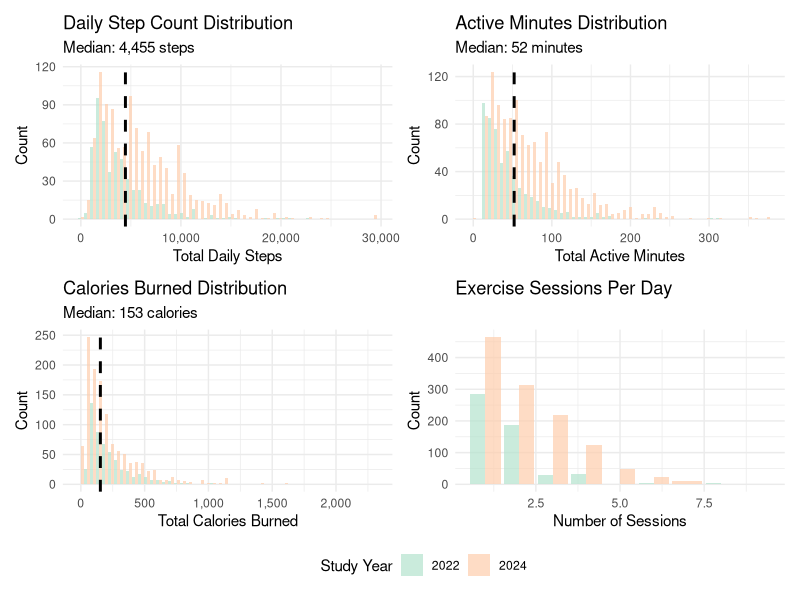
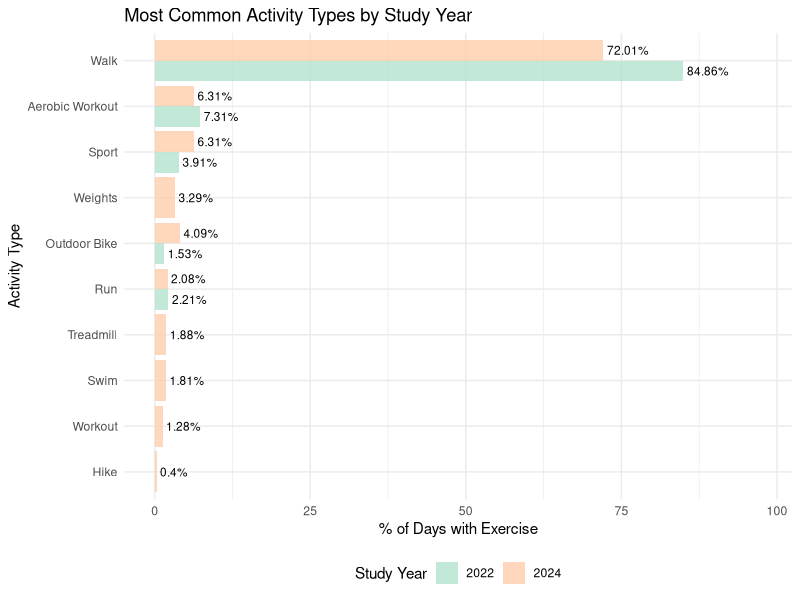
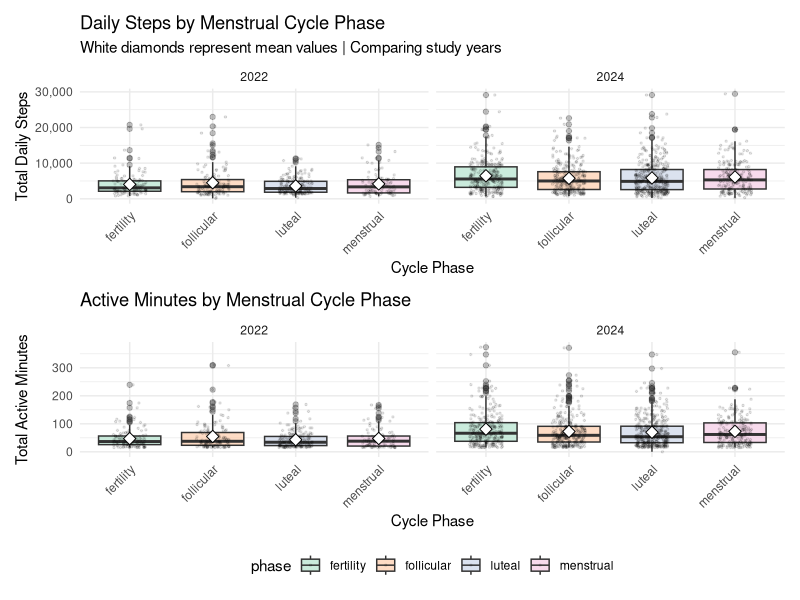
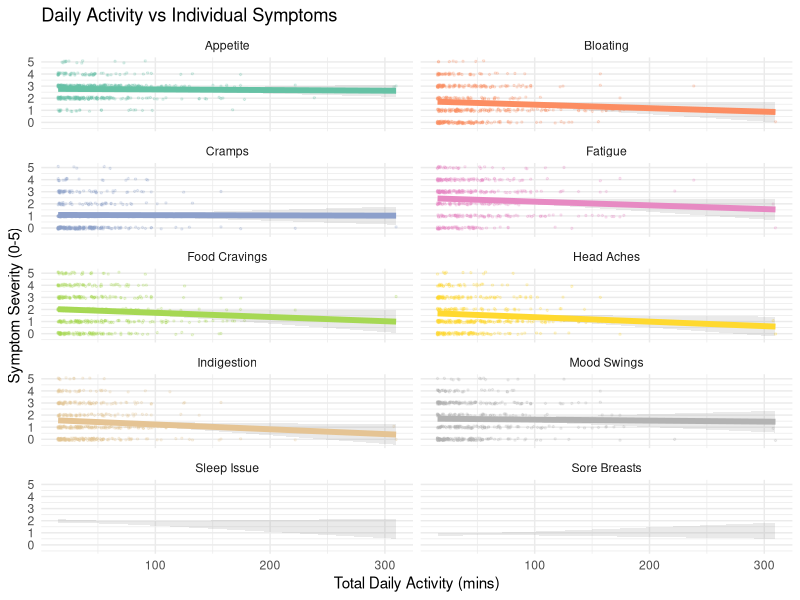

Here is the R script that generated these plots, in order:
## ---- chunk 1
# Loading libraries
library(tidyverse)
library(lme4)
library(lmerTest)
library(broom.mixed)
library(knitr)
library(kableExtra)
library(patchwork)
library(scales)

# Setting plot theme
theme_set(theme_minimal() + theme(legend.position = "bottom"))
options(
  ggplot2.discrete.colour = function(...) scale_colour_brewer(..., palette = "Pastel2"),
  ggplot2.discrete.fill   = function(...) scale_fill_brewer(..., palette = "Pastel2"),

  ggplot2.continuous.colour = function(...) scale_colour_distiller(..., palette = "PuRd"),
  ggplot2.continuous.fill   = function(...) scale_fill_distiller(..., palette = "PuRd")
)
## ---- chunk 2
# Outlier check: Identifying and viewing extreme observations
extreme_obs = read.csv("./clean_data/all_daily_data.csv") |> 
  distinct(id, study_interval, day_in_study, .keep_all = TRUE) |> 
  filter(total_steps >= 50000 | # unlikely to complete more than 50000 steps a day
         total_active_min >= 1440 | # cannot have active exercise minutes for more than 24 hours
         total_calories >= 10000) |> # unlikely to burn more than 10000 calories in a day
  select(id, study_interval, day_in_study, 
         total_steps, total_active_min, total_calories) |> 
  arrange(desc(total_steps))

# Displaying extreme observations
  kable(extreme_obs,
        caption = "Outliers with Extreme Values",
        col.names = c("ID", "Year", "Day", "Steps", "Active Min", 
                     "Calories")) |> 
  kable_styling(bootstrap_options = c("striped", "hover"))
## ---- chunk 3
# Loading data
all_daily_data = read.csv("./clean_data/all_daily_data.csv") |> 
  distinct(id, study_interval, day_in_study, .keep_all = TRUE)

# Exercise descriptives
overall_desc = all_daily_data |> 
  summarise(
    Variable = c("Daily Steps", "Active Minutes/Day", "Calories Burned", 
                 "Exercise Sessions/Day", "Days with Activity (%)"),
    Mean = round(c(mean(total_steps, na.rm = TRUE),
                   mean(total_active_min, na.rm = TRUE),
                   mean(total_calories, na.rm = TRUE),
                   mean(n_sessions, na.rm = TRUE),
                   NA), 2),
    SD = round(c(sd(total_steps, na.rm = TRUE),
                 sd(total_active_min, na.rm = TRUE),
                 sd(total_calories, na.rm = TRUE),
                 sd(n_sessions, na.rm = TRUE),
                 NA), 2),
    Median = round(c(median(total_steps, na.rm = TRUE),
                     median(total_active_min, na.rm = TRUE),
                     median(total_calories, na.rm = TRUE),
                     median(n_sessions, na.rm = TRUE),
                     NA), 2),
    IQR = round(c(IQR(total_steps, na.rm = TRUE),
                  IQR(total_active_min, na.rm = TRUE),
                  IQR(total_calories, na.rm = TRUE),
                  IQR(n_sessions, na.rm = TRUE),
                  NA), 2),
    Percent = round(c(NA, NA, NA, NA,
                      mean(exercised_flag > 0, na.rm = TRUE) * 100), 2)
  )

# Displaying table (and making NAs blank)
overall_desc |> 
  mutate(across(where(is.numeric), ~ifelse(is.na(.), "", .))) |> 
  kable(caption = "Descriptive Statistics: Exercise Metrics",
        align = c("l", "r", "r", "r", "r", "r")) %>%
  kable_styling(bootstrap_options = c("striped", "hover"), full_width = FALSE)
## ---- chunk 4
# Comparison by study year
year_comp = all_daily_data |> 
  group_by(study_interval) |> 
  summarise(
    `N Days` = n(),
    `N Participants` = n_distinct(id),
    `Mean Steps` = round(mean(total_steps, na.rm = TRUE), 2),
    `SD Steps` = round(sd(total_steps, na.rm = TRUE), 2),
    `Mean Active Min` = round(mean(total_active_min, na.rm = TRUE), 2),
    `SD Active Min` = round(sd(total_active_min, na.rm = TRUE), 2),
    `% Days Active` = round(mean(exercised_flag, na.rm = TRUE) * 100, 2)
  ) |> 
  rename(Year = study_interval)

kable(year_comp,
      caption = "Descriptive Statistics: Exercise Metrics by Study Year",
      align = c("c", rep("r", 7))) %>%
  kable_styling(bootstrap_options = c("striped", "hover"), full_width = FALSE)
## ---- chunk 5
# Symptom descriptives
symptom_desc = all_daily_data |> 
  summarise(
    across(c(appetite_score, headaches_score, cramps_score, sorebreasts_score, fatigue_score, sleepissue_score, moodswing_score, foodcravings_score, indigestion_score, bloating_score),
           list(mean = ~mean(.x, na.rm = TRUE),
                sd = ~sd(.x, na.rm = TRUE),
                median = ~median(.x, na.rm = TRUE)),
           .names = "{.col}_{.fn}")
  ) |> 
  pivot_longer(everything(),
               names_to = c("symptom", ".value"),
               names_pattern = "(.+)_score_(.+)") |> 
  mutate(
    symptom = str_to_title(str_replace_all(symptom, "_", " ")),
    across(where(is.numeric), ~round(.x, 2))
  ) |> 
  # Alphabetical order
  arrange(symptom)

kable(symptom_desc,
      col.names = c("Symptom", "Mean", "SD", "Median"),
      caption = "Descriptive Statistics: Symptom Severity (Scale: 0 = None, 5 = Very High)",
      align = c("l", "r", "r", "r")) %>%
  kable_styling(bootstrap_options = c("striped", "hover"), full_width = FALSE)
## ---- chunk 6

exercise_analysis = all_daily_data

# Distribution of daily step count
p1 = ggplot(exercise_analysis |> filter(total_steps > 0, total_steps < 50000), 
             aes(x = total_steps, fill = factor(study_interval))) +
  geom_histogram(bins = 50, alpha = 0.7, position = "dodge") +
  geom_vline(xintercept = median(exercise_analysis$total_steps[exercise_analysis$total_steps > 0], na.rm = TRUE),
             linetype = "dashed", color = "black", linewidth = 1) +
  labs(title = "Daily Step Count Distribution",
       subtitle = paste("Median:", 
                       scales::comma(round(median(exercise_analysis$total_steps[exercise_analysis$total_steps > 0], na.rm = TRUE))), 
                       "steps"),
       x = "Total Daily Steps",
       y = "Count",
       fill = "Study Year") +
  scale_x_continuous(labels = scales::comma)

# Active minutes distribution
p2 = ggplot(exercise_analysis |> filter(total_active_min > 0), 
             aes(x = total_active_min, fill = factor(study_interval))) +
  geom_histogram(bins = 50, alpha = 0.7, position = "dodge") +
  geom_vline(xintercept = median(exercise_analysis$total_active_min[exercise_analysis$total_active_min > 0], na.rm = TRUE),
             linetype = "dashed", color = "black", linewidth = 1) +
  labs(title = "Active Minutes Distribution",
       subtitle = paste("Median:", 
                       round(median(exercise_analysis$total_active_min[exercise_analysis$total_active_min > 0], na.rm = TRUE), 1), 
                       "minutes"),
       x = "Total Active Minutes",
       y = "Count",
       fill = "Study Year")

# Calories Burned Distribution
p3 = ggplot(exercise_analysis |> filter(total_calories > 0), 
             aes(x = total_calories, fill = factor(study_interval))) +
  geom_histogram(bins = 50, alpha = 0.7, position = "dodge") +
  geom_vline(xintercept = median(exercise_analysis$total_calories[exercise_analysis$total_calories > 0], na.rm = TRUE),
             linetype = "dashed", color = "black", linewidth = 1) +
  labs(title = "Calories Burned Distribution",
       subtitle = paste("Median:", 
                       scales::comma(round(median(exercise_analysis$total_calories[exercise_analysis$total_calories > 0], na.rm = TRUE))), 
                       "calories"),
       x = "Total Calories Burned",
       y = "Count",
       fill = "Study Year") +
  scale_x_continuous(labels = scales::comma)

# Exercise Sessions Per Day
p4 = ggplot(exercise_analysis |> filter(n_sessions > 0), 
             aes(x = n_sessions, fill = factor(study_interval))) +
  geom_bar(alpha = 0.7, position = "dodge") +
  labs(title = "Exercise Sessions Per Day",
       x = "Number of Sessions",
       y = "Count",
       fill = "Study Year")

(p1 + p2) / (p3 + p4) + 
  plot_layout(guides = "collect")

## ---- chunk 7
# Preparing activity types data
activities_long = exercise_analysis |> 
  filter(!is.na(activity_types), activity_types != "", activity_types != "NA") |> 
  select(id, study_interval, day_in_study, activity_types) |> 
  mutate(
    activity_types = str_replace_all(activity_types, "\\n", ","),
    activity_types = str_replace_all(activity_types, "\"", "")
  ) |> 
  separate_rows(activity_types, sep = ",") |> 
  mutate(
    activity_types = str_trim(activity_types),
    activity_types = str_to_title(activity_types)
  ) |> 
  filter(activity_types != "", activity_types != "Na")

# Counting activities by year
activity_counts = activities_long |> 
  group_by(study_interval, activity_types) |> 
  summarise(n_days = n(), .groups = "drop") |> 
  group_by(study_interval) |> 
  mutate(pct = n_days / sum(n_days) * 100) |> 
  ungroup()

# Getting top 10 activities
top_activities = activity_counts |> 
  group_by(activity_types) |> 
  summarise(total = sum(n_days)) |> 
  arrange(desc(total)) |> 
  slice(1:10) |> 
  pull(activity_types)

activity_counts_top = activity_counts |> 
  filter(activity_types %in% top_activities)

# Plot: Top 10 activities by year
p1 = ggplot(activity_counts_top, 
             aes(x = reorder(activity_types, pct), y = pct, 
                 fill = factor(study_interval))) +
  geom_col(position = "dodge", alpha = 0.8) +
  geom_text(aes(label = paste0(round(pct, 2), "%")),
            position = position_dodge(width = 0.9),
            hjust = -0.1,
            size = 3) +
  coord_flip() +
  labs(title = "Most Common Activity Types by Study Year",
       x = "Activity Type",
       y = "% of Days with Exercise",
       fill = "Study Year") +
  theme_minimal() +
  theme(legend.position = "bottom") +
  expand_limits(y = max(activity_counts_top$pct) * 1.15)

p1
## ---- chunk 8

p1 = ggplot(exercise_analysis |> filter(!is.na(phase), total_steps > 0, total_steps < 50000), 
             aes(x = phase, y = total_steps, fill = phase)) +
  geom_boxplot(alpha = 0.7, outlier.alpha = 0.3) +
  geom_jitter(width = 0.2, alpha = 0.1, size = 0.5) +
  stat_summary(fun = mean, geom = "point", shape = 23, size = 3, fill = "white") +
  facet_wrap(~study_interval, ncol = 2) +  # Side by side
  labs(title = "Daily Steps by Menstrual Cycle Phase",
       subtitle = "White diamonds represent mean values | Comparing study years",
       x = "Cycle Phase",
       y = "Total Daily Steps") +
  scale_y_continuous(labels = comma) +
  theme(legend.position = "bottom",
        axis.text.x = element_text(angle = 45, hjust = 1))

p2 = ggplot(exercise_analysis |> filter(!is.na(phase), total_active_min > 0), 
             aes(x = phase, y = total_active_min, fill = phase)) +
  geom_boxplot(alpha = 0.7, outlier.alpha = 0.3) +
  geom_jitter(width = 0.2, alpha = 0.1, size = 0.5) +
  stat_summary(fun = mean, geom = "point", shape = 23, size = 3, fill = "white") +
  facet_wrap(~study_interval, ncol = 2) +
  labs(title = "Active Minutes by Menstrual Cycle Phase",
       x = "Cycle Phase",
       y = "Total Active Minutes") +
  theme(legend.position = "bottom",
        axis.text.x = element_text(angle = 45, hjust = 1))

p1 / p2 + plot_layout(guides = "collect")
## ---- chunk 9
symptoms_long = exercise_analysis |> 
  filter(total_active_min > 0) |> 
  select(id, total_active_min, appetite_score, headaches_score, sorebreasts_score, sleepissue_score, cramps_score, fatigue_score, 
         headaches_score, moodswing_score, foodcravings_score, indigestion_score, bloating_score) |> 
  pivot_longer(cols = ends_with("_score"), 
               names_to = "symptom", 
               values_to = "severity") |> 
  filter(!is.na(severity)) |> 
  mutate(symptom = case_when(
    symptom == "appetite_score" ~ "Appetite",
    symptom == "headaches_score" ~"Head Aches",
    symptom == "sorebreasts_score" ~ "Sore Breasts",
    symptom == "sleepissue_score" ~ "Sleep Issue",
    symptom == "cramps_score" ~ "Cramps",
    symptom == "fatigue_score" ~ "Fatigue",
    symptom == "headaches_score" ~ "Headaches",
    symptom == "moodswing_score" ~ "Mood Swings",
    symptom == "foodcravings_score" ~ "Food Cravings",
    symptom == "indigestion_score" ~ "Indigestion",
    symptom == "bloating_score" ~ "Bloating"
  ))

p4 = ggplot(symptoms_long, 
             aes(x = total_active_min, y = severity, color = symptom)) +
  geom_jitter(alpha = 0.2, size = 0.5, height = 0.1) +
  geom_smooth(method = "lm", se = TRUE, linewidth = 2.0, alpha = 0.2) +
  facet_wrap(~symptom, ncol = 2) +
  labs(title = "Daily Activity vs Individual Symptoms",
       x = "Total Daily Activity (mins)",
       y = "Symptom Severity (0-5)") +
  scale_x_continuous(labels = comma) +
  scale_y_continuous(breaks = 0:5) +
  theme(legend.position = "none") +
  scale_color_brewer(palette = "Set2")

p4
